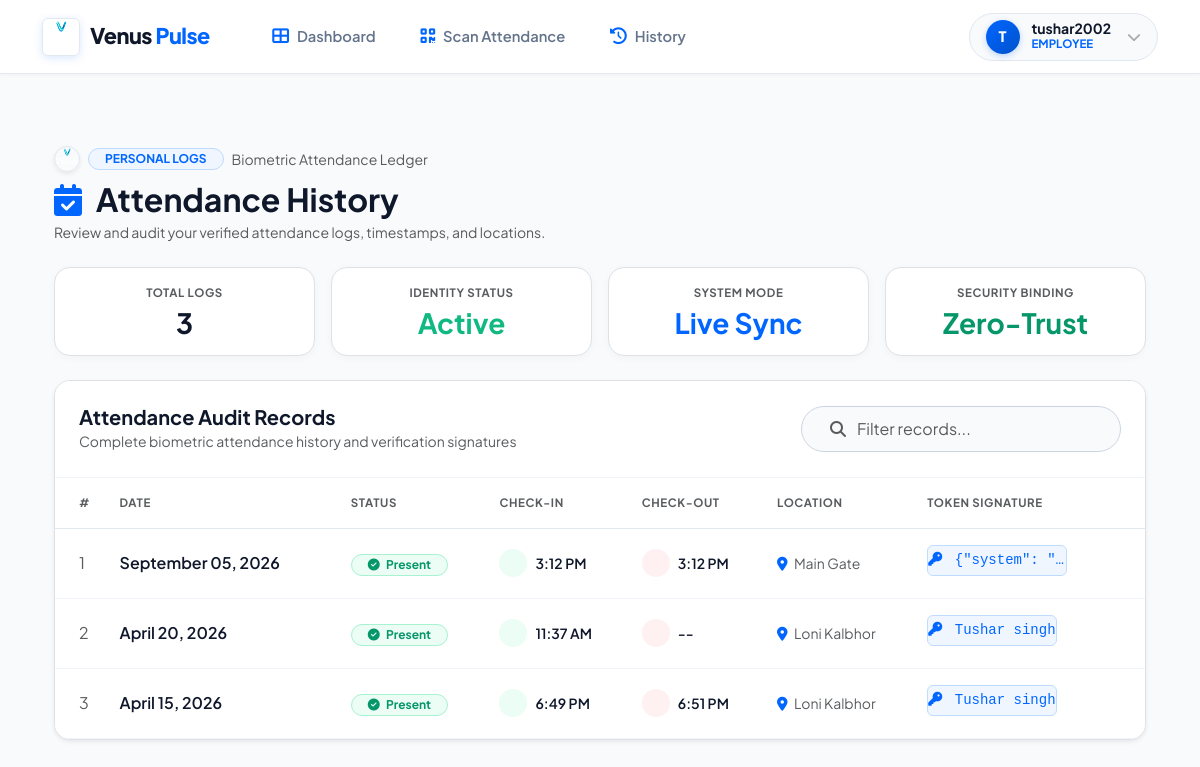
/user-attendance/ (signed in), run on the app's committed database.
### home/models.py (models this page shows, shortened)
class Attendance(models.Model):
    user = models.ForeignKey(User, on_delete=models.CASCADE)
    name = models.CharField(max_length=100, blank=True, null=True)
    email = models.EmailField(blank=True, null=True)
    qr_code = models.TextField()
    ip_address = models.GenericIPAddressField(blank=True, null=True)
    date = models.DateField(auto_now_add=True)
    time = models.TimeField(auto_now_add=True)
    ATTENDANCE_STATUS = (
        ('Present', 'Present'),
        ('Absent', 'Absent'),
        ('Late', 'Late'),
    )
    status = models.CharField(max_length=10, choices=ATTENDANCE_STATUS, default='Present')
    location_name = models.CharField(max_length=255, blank=True, null=True)
    location = models.CharField(max_length=255, blank=True, null=True)
    latitude = models.FloatField(blank=True, null=True)
    longitude = models.FloatField(blank=True, null=True)
    check_in = models.TimeField(blank=True, null=True)
    check_out = models.TimeField(blank=True, null=True)

### home/views.py (the view)
# urls.py: path('user-attendance/', views.attendance_history, name='user_attendance'),
@login_required
def attendance_history(request):
    records = Attendance.objects.filter(
        user=request.user).order_by('-date', '-check_in')
    return render(request, 'attendance_history.html', {
        'records': records,
        'name': request.user.get_full_name() or request.user.username,
    })

### templates/attendance_history.html (shortened to what this page needs)
{% extends "index.html" %}
{% load static %}
{% block content %}
<div class="container py-4">
  <div class="row mb-4 align-items-center">
    <div class="col-md-6 text-center text-md-start mb-3 mb-md-0">
      <div class="d-flex align-items-center gap-2 mb-2 justify-content-center justify-content-md-start">
        <img src="{% static 'logo.png' %}" onerror="this.src='/static/images/venus_logo.png'" alt="Venus Logo" class="rounded-circle shadow-sm" style="width: 26px; height: 26px; border: 1px solid #e2e8f0;" />
        <span class="badge rounded-pill px-3 py-1 fw-bold small" style="background: #eff6ff; color: #0066ff; border: 1px solid #bfdbfe;">
          PERSONAL LOGS
        </span>
        <span class="small text-muted">Biometric Attendance Ledger</span>
      </div>
      <h2 class="fw-bold mb-1" style="color: #0f172a;">
        <i class="fas fa-calendar-check me-2" style="color: #0066ff;"></i> Attendance History
      </h2>
      <p class="small mb-0 text-muted">Review and audit your verified attendance logs, timestamps, and locations.</p>
    </div>
  </div>
  <div class="row g-3 mb-4">
    <div class="col-6 col-md-3">
        <div class="card border rounded-4 text-center p-3 shadow-xs bg-white" style="border-color: #e2e8f0;">
            <div class="small fw-bold text-uppercase mb-1 text-muted" style="font-size: 0.72rem; letter-spacing: 0.6px;">Total Logs</div>
            <div class="h3 fw-bold mb-0" style="color: #0f172a;">{{ records|length }}</div>
        </div>
    </div>
    <div class="col-6 col-md-3">
        <div class="card border rounded-4 text-center p-3 shadow-xs bg-white" style="border-color: #e2e8f0;">
            <div class="small fw-bold text-uppercase mb-1 text-muted" style="font-size: 0.72rem; letter-spacing: 0.6px;">Identity Status</div>
            <div class="h3 fw-bold mb-0" style="color: #10b981;">Active</div>
        </div>
    </div>
    <div class="col-6 col-md-3">
        <div class="card border rounded-4 text-center p-3 shadow-xs bg-white" style="border-color: #e2e8f0;">
            <div class="small fw-bold text-uppercase mb-1 text-muted" style="font-size: 0.72rem; letter-spacing: 0.6px;">System Mode</div>
            <div class="h3 fw-bold mb-0" style="color: #0066ff;">Live Sync</div>
        </div>
    </div>
    <div class="col-6 col-md-3">
        <div class="card border rounded-4 text-center p-3 shadow-xs bg-white" style="border-color: #e2e8f0;">
            <div class="small fw-bold text-uppercase mb-1 text-muted" style="font-size: 0.72rem; letter-spacing: 0.6px;">Security Binding</div>
            <div class="h3 fw-bold mb-0" style="color: #059669;">Zero-Trust</div>
        </div>
    </div>
  </div>
  <div class="card border rounded-4 overflow-hidden shadow-sm bg-white" style="border-color: #e2e8f0;">
    <div class="card-header p-4 bg-white d-flex flex-wrap align-items-center justify-content-between gap-3" style="border-bottom: 1px solid #f1f5f9;">
        <div>
          <h5 class="fw-bold mb-0" style="color: #0f172a;">Attendance Audit Records</h5>
          <span class="small text-muted">Complete biometric attendance history and verification signatures</span>
        </div>
        <div class="input-group rounded-pill px-3 py-1" style="background: #f8fafc; border: 1px solid #cbd5e1; max-width: 320px;">
            <span class="input-group-text bg-transparent border-0 text-muted"><i class="fas fa-search"></i></span>
            <input type="text" id="historySearch" class="form-control bg-transparent border-0 shadow-none ps-0" style="color: #0f172a;" placeholder="Filter records...">
        </div>
    </div>
    <div class="card-body p-0">
      <div class="table-responsive">
        <table class="table align-middle mb-0" id="historyTable" style="color: #334155;">
          <thead style="background: #f8fafc; border-bottom: 1px solid #e2e8f0;">
            <tr>
              <th class="ps-4 py-3 text-muted" style="font-size: 0.72rem; letter-spacing: 0.6px; text-transform: uppercase;">#</th>
              <th class="py-3 text-muted" style="font-size: 0.72rem; letter-spacing: 0.6px; text-transform: uppercase;">Date</th>
              <th class="py-3 text-muted" style="font-size: 0.72rem; letter-spacing: 0.6px; text-transform: uppercase;">Status</th>
              <th class="py-3 text-muted" style="font-size: 0.72rem; letter-spacing: 0.6px; text-transform: uppercase;">Check-In</th>
              <th class="py-3 text-muted" style="font-size: 0.72rem; letter-spacing: 0.6px; text-transform: uppercase;">Check-Out</th>
              <th class="py-3 text-muted" style="font-size: 0.72rem; letter-spacing: 0.6px; text-transform: uppercase;">Location</th>
              <th class="pe-4 py-3 text-muted" style="font-size: 0.72rem; letter-spacing: 0.6px; text-transform: uppercase;">Token Signature</th>
            </tr>
          </thead>
          <tbody>
            {% for record in records %}
            <tr style="border-bottom: 1px solid #f1f5f9;">
              <td class="ps-4 py-3 text-muted">{{ forloop.counter }}</td>
              <td class="py-3 fw-semibold" style="color: #0f172a;">{{ record.date|date:"F d, Y" }}</td>
              <td class="py-3">
                {% if record.status == 'Present' %}
                  <span class="badge rounded-pill px-3 py-1 fw-bold" style="background: #ecfdf5; color: #059669; border: 1px solid #a7f3d0;">
                    <i class="fas fa-check-circle me-1"></i> {{ record.status }}
                  </span>
                {% else %}
                  <span class="badge rounded-pill px-3 py-1 fw-bold" style="background: #f1f5f9; color: #64748b;">
                    {{ record.status }}
                  </span>
                {% endif %}
              </td>
              <td class="py-3" style="color: #0f172a;">
                <div class="d-flex align-items-center">
                  <div class="rounded-circle me-2 d-flex align-items-center justify-content-center" style="width: 28px; height: 28px; background: #ecfdf5; color: #10b981;">
                  </div>
                  <span class="small fw-semibold">{{ record.check_in|time:"g:i A"|default:"--" }}</span>
                </div>
              </td>
              <td class="py-3" style="color: #0f172a;">
                <div class="d-flex align-items-center">
                  <div class="rounded-circle me-2 d-flex align-items-center justify-content-center" style="width: 28px; height: 28px; background: #fff1f2; color: #f43f5e;">
                  </div>
                  <span class="small fw-semibold">{{ record.check_out|time:"g:i A"|default:"--" }}</span>
                </div>
              </td>
              <td class="py-3 small text-muted">
                <i class="fas fa-location-dot me-1" style="color: #0066ff;"></i> {{ record.location_name|default:"Premises Verified" }}
              </td>
              <td class="pe-4 py-3">
                <span class="text-truncate d-inline-block small rounded px-2.5 py-1" style="max-width: 140px; font-family: monospace; background: #eff6ff; color: #0066ff; border: 1px solid #bfdbfe;" title="{{ record.qr_code }}">
                  <i class="fas fa-key me-1"></i> {{ record.qr_code|truncatechars:15 }}
                </span>
              </td>
            </tr>
            {% endfor %}
          </tbody>
        </table>
      </div>
    </div>
  </div>
</div>
{% endblock %}

### templates/index.html (shortened to what this page needs)
{% load static %}
<!DOCTYPE html>
<html lang="en">
  <head>
    <link href="https://cdn.jsdelivr.net/npm/bootstrap@5.3.0/dist/css/bootstrap.min.css" rel="stylesheet" />
    <link href="https://cdnjs.cloudflare.com/ajax/libs/font-awesome/6.5.0/css/all.min.css" rel="stylesheet" />
    <link rel="stylesheet" href="https://cdnjs.cloudflare.com/ajax/libs/animate.css/4.1.1/animate.min.css" />
  </head>
  <body>
    <nav class="navbar navbar-expand-lg">
      <div class="container">
        <a class="navbar-brand" href="{% url 'home' %}">
          <img src="{% static 'logo.png' %}" onerror="this.src='/static/images/venus_logo.png'" alt="Venus Logo" width="38" height="38" class="rounded-2" />
          <span style="letter-spacing: -0.5px;">Venus <span style="color: var(--primary-blue); font-weight: 800;">Pulse</span></span>
        </a>
        <div class="collapse navbar-collapse" id="navbarMain">
          <ul class="navbar-nav me-auto ps-lg-4">
            {% if user.is_authenticated %}
              <li class="nav-item"><a class="nav-link {% if request.resolver_match.url_name == 'user_dashboard' %}active{% endif %}" href="{% url 'user_dashboard' %}"><i class="fas fa-th-large"></i> Dashboard</a></li>
              <li class="nav-item"><a class="nav-link {% if request.resolver_match.url_name == 'attendance' %}active{% endif %}" href="{% url 'attendance' %}"><i class="fas fa-qrcode"></i> Scan Attendance</a></li>
              <li class="nav-item"><a class="nav-link {% if request.resolver_match.url_name == 'attendance_history' %}active{% endif %}" href="{% url 'attendance_history' %}"><i class="fas fa-clock-rotate-left"></i> History</a></li>
            {% endif %}
          </ul>
          <div class="d-flex align-items-center gap-2">
            {% if user.is_authenticated %}
              <div class="dropdown">
                <div class="user-dropdown-toggle" data-bs-toggle="dropdown">
                  <div class="user-avatar">{{ user.username|slice:":1"|upper }}</div>
                  <div class="d-none d-md-block text-start">
                    <div class="small fw-bold lh-1" style="color: var(--text-heading);">{{ user.username }}</div>
                    <div class="text-xs fw-bold" style="font-size: 0.72rem; color: var(--primary-blue);">
                      {% if user.is_staff %}ADMIN{% else %}EMPLOYEE{% endif %}
                    </div>
                  </div>
                  <i class="fas fa-chevron-down small opacity-50 ms-1 text-muted"></i>
                </div>
              </div>
            {% else %}
              <a href="{% url 'login' %}" class="btn rounded-pill fw-bold text-white px-4 py-2 shadow-sm" style="background: var(--primary-blue); border: none;">Sign In</a>
            {% endif %}
          </div>
        </div>
      </div>
    </nav>
    <main class="container py-5">
      {% block content %}{% endblock %}
    </main>
  </body>
</html>

### templates/index.html (style rules this page uses)
:root { --primary-blue: #0066ff; --primary-hover: #0052cc; --bg-body: #f8fafc; --card-bg: #ffffff; --card-border: #e2e8f0; --text-heading: #0f172a; --text-body: #334155; --text-muted: #64748b; }
body { font-family: 'Plus Jakarta Sans', -apple-system, BlinkMacSystemFont, sans-serif; background-color: var(--bg-body); color: var(--text-body); min-height: 100vh; }
.navbar { height: 74px; background: #ffffff; border-bottom: 1px solid var(--card-border); box-shadow: 0 1px 4px rgba(0, 0, 0, 0.04); padding: 0; position: sticky; top: 0; z-index: 1020; }
.navbar-brand { font-weight: 800; font-size: 1.35rem; color: var(--text-heading) !important; letter-spacing: -0.5px; display: flex; align-items: center; gap: 10px; }
.navbar-brand img { border-radius: 10px; box-shadow: 0 2px 8px rgba(0, 102, 255, 0.15); border: 1px solid #e2e8f0; transition: transform 0.3s ease; }
.nav-link { color: var(--text-muted) !important; font-weight: 600; padding: 0.55rem 1.15rem !important; border-radius: 12px; margin: 0 4px; transition: all 0.2s ease; display: flex; align-items: center; font-size: 0.92rem; }
.nav-link i { margin-right: 8px; font-size: 1.05rem; color: var(--primary-blue); }
.user-dropdown-toggle { background: #f8fafc; border: 1px solid var(--card-border); padding: 6px 16px; border-radius: 999px; display: flex; align-items: center; gap: 12px; cursor: pointer; transition: all 0.2s ease; color: var(--text-heading); }
.user-avatar { width: 34px; height: 34px; background: linear-gradient(135deg, #0066ff 0%, #0052cc 100%); color: white; border-radius: 50%; display: flex; align-items: center; justify-content: center; font-weight: 800; font-size: 0.9rem; box-shadow: 0 2px 6px rgba(0, 102, 255, 0.25); }
.card { border-radius: 20px; border: 1px solid var(--card-border); background: var(--card-bg); box-shadow: 0 2px 10px rgba(0, 0, 0, 0.03); color: var(--text-body); }

### data on the page
Attendance: date "September 05, 2026", status "Present", check_in "3:12 PM", check_out "3:12 PM", location_name "Main Gate", qr_code "{\"system\": \"…"
Attendance: date "April 20, 2026", status "Present", check_in "11:37 AM", check_out "--", location_name "Loni Kalbhor", qr_code "Tushar singh"
Attendance: date "April 15, 2026", status "Present", check_in "6:49 PM", check_out "6:51 PM", location_name "Loni Kalbhor", qr_code "Tushar singh"

### other printed values
{{ user.username|slice:":1"|upper }} "T"
{{ user.username }} "tushar2002"
{{ records|length }} "3"
